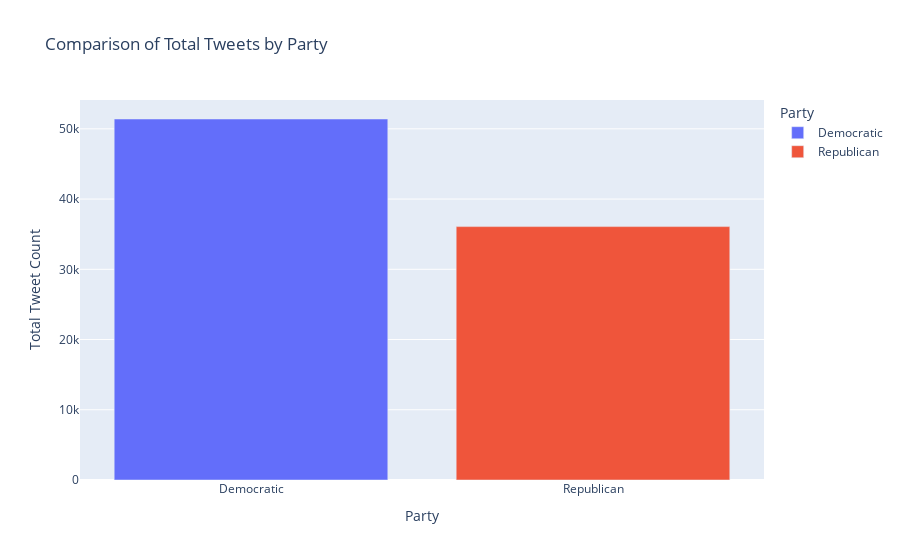

Write notebook code for a chart like this one.
### Markdown cell above
Below is the code that looks at the proportion between the general counts of tweets between the Democratic party and the Republican party. While the second plot shows the tweet count per state and per party.

### Code cell
# Calculate tweet counts and sentiment proportions per state
tweet_counts_per_state = filtered_tweets["state"].value_counts().reset_index()
tweet_counts_per_state.columns = ["state", "tweet_count"]
tweet_counts_per_state["state_code"] = tweet_counts_per_state["state"].map(
    state_abbreviations
)

sentiment_counts_no_processing = (
    filtered_tweets.groupby(["state", "likely_party"]).size().unstack(fill_value=0)
)
sentiment_counts_no_processing["total"] = sentiment_counts_no_processing.sum(axis=1)

# Calculate initial proportions
sentiment_counts_no_processing["democratic_proportion"] = sentiment_counts_no_processing.get(1, 0) / (
    sentiment_counts_no_processing[1] + sentiment_counts_no_processing[2]
)
sentiment_counts_no_processing["republican_proportion"] = sentiment_counts_no_processing.get(2, 0) / (
    sentiment_counts_no_processing[1] + sentiment_counts_no_processing[2]
)

sentiment_counts = sentiment_counts_no_processing.copy()


# Calculate tweet counts and sentiment proportions per state
tweet_counts_per_state = filtered_tweets['state'].value_counts().reset_index()
tweet_counts_per_state.columns = ['state', 'tweet_count']
tweet_counts_per_state['state_code'] = tweet_counts_per_state['state'].map(state_abbreviations)

tweet_counts_per_state = tweet_counts_per_state.merge(sentiment_counts_no_processing, left_on='state', right_index=True)

# Calculate the sum of republican and democrat tweets
total_democratic_tweets = sentiment_counts[1].sum()
total_republican_tweets = sentiment_counts[2].sum()

# Create a DataFrame for the comparison
comparison_df = pd.DataFrame({
    'Party': ['Democratic', 'Republican'],
    'Tweet Count': [total_democratic_tweets, total_republican_tweets]
})

# Create the bar plot
fig = px.bar(
    comparison_df,
    x='Party',
    y='Tweet Count',
    color='Party',
    title='Comparison of Total Tweets by Party',
    labels={'Tweet Count': 'Total Tweet Count'}
)

# Show the plot
fig.show()

### Figure 1 — Plotly figure (JSON) as saved in the notebook; plotly's stock layout.template omitted (floating-point values rounded to 4 significant figures)
{"data": [{"alignmentgroup": "True", "hovertemplate": "Party=%{x}<br>Total Tweet Count=%{y}<extra></extra>", "legendgroup": "Democratic", "marker": {"color": "#636efa", "pattern": {"shape": ""}}, "name": "Democratic", "offsetgroup": "Democratic", "orientation": "v", "showlegend": true, "textposition": "auto", "type": "bar", "x": ["Democratic"], "xaxis": "x", "y": [51399], "yaxis": "y"}, {"alignmentgroup": "True", "hovertemplate": "Party=%{x}<br>Total Tweet Count=%{y}<extra></extra>", "legendgroup": "Republican", "marker": {"color": "#EF553B", "pattern": {"shape": ""}}, "name": "Republican", "offsetgroup": "Republican", "orientation": "v", "showlegend": true, "textposition": "auto", "type": "bar", "x": ["Republican"], "xaxis": "x", "y": [36076], "yaxis": "y"}], "layout": {"barmode": "relative", "legend": {"title": {"text": "Party"}, "tracegroupgap": 0}, "title": {"text": "Comparison of Total Tweets by Party"}, "xaxis": {"anchor": "y", "categoryarray": ["Democratic", "Republican"], "categoryorder": "array", "domain": [0, 1], "title": {"text": "Party"}}, "yaxis": {"anchor": "x", "domain": [0, 1], "title": {"text": "Total Tweet Count"}}}}
